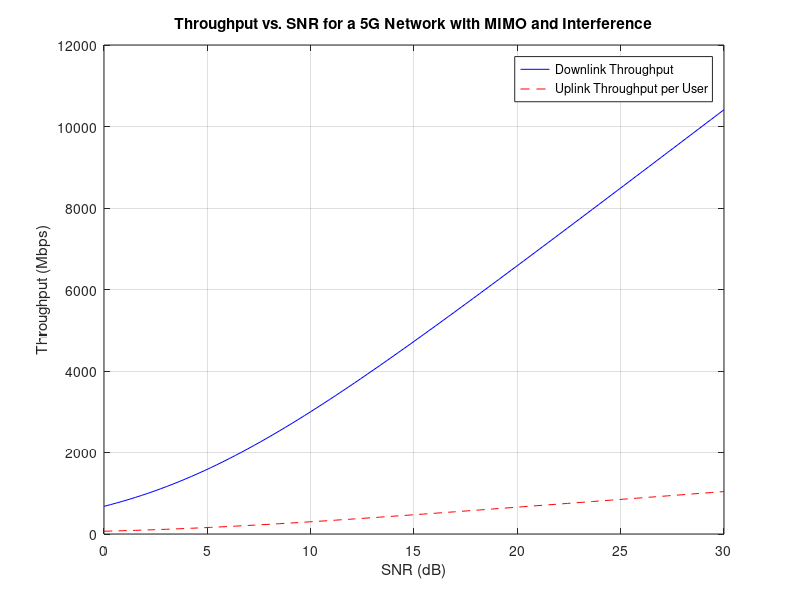

The MATLAB source for this figure:
function plot_5G_throughput()
    % Parameters
    BW = 100e6;  % Bandwidth of 100 MHz
    SNRs = linspace(0, 30, 100);  % SNR values from 0 to 30 dB
    num_users = 10;  % 10 users
    num_antennas = 4;  % 4 antennas in MIMO configuration

    % Preallocate arrays
    throughput_downlink = zeros(1, length(SNRs));
    throughput_uplink = zeros(1, length(SNRs));

    % Simulation
    for i = 1:length(SNRs)
        [downlink, uplink] = simulate_5G_advanced_link(BW, 10^(SNRs(i)/10), num_users, num_antennas);
        throughput_downlink(i) = downlink / 1e6;  % Convert to Mbps
        throughput_uplink(i) = uplink / 1e6;  % Convert to Mbps
    end

    % Plotting
    figure;
    plot(SNRs, throughput_downlink, 'b-', 'DisplayName', 'Downlink Throughput');
    hold on;
    plot(SNRs, throughput_uplink, 'r--', 'DisplayName', 'Uplink Throughput per User');
    title('Throughput vs. SNR for a 5G Network with MIMO and Interference');
    xlabel('SNR (dB)');
    ylabel('Throughput (Mbps)');
    legend('show');
    grid on;
    hold off;
end

function [throughput_downlink, throughput_uplink] = simulate_5G_advanced_link(BW, SNR, num_users, num_antennas)
    spectral_efficiency_base = 5;  % Base spectral efficiency in bits/s/Hz
    spectral_efficiency = spectral_efficiency_base * log2(1 + num_antennas);  % Simplified MIMO gain

    % Simulate Interference
    interference_noise_ratio = 0.1;  % Ratio of interference to noise
    effective_SNR = SNR / (1 + interference_noise_ratio * num_users);  % Adjust SNR for interference

    % Adaptation of data rate based on effective SNR
    data_rate_factor = log2(1 + effective_SNR);  % Adaptive rate change based on channel conditions

    % Data rate calculations
    throughput_downlink = BW * spectral_efficiency * data_rate_factor;  % Effective throughput
    throughput_uplink = throughput_downlink / num_users;  % Assume equal share among users
end
